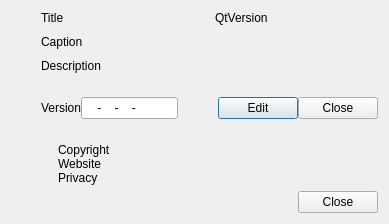
<?xml version="1.0" encoding="UTF-8"?>
<ui version="4.0">
 <class>CAbout</class>
 <widget class="QDialog" name="CAbout">
  <property name="geometry">
   <rect>
    <x>0</x>
    <y>0</y>
    <width>389</width>
    <height>224</height>
   </rect>
  </property>
  <property name="windowTitle">
   <string>About</string>
  </property>
  <layout class="QVBoxLayout" name="pLayout">
   <item>
    <layout class="QHBoxLayout" name="horizontalLayout_2">
     <property name="spacing">
      <number>10</number>
     </property>
     <item>
      <layout class="QVBoxLayout" name="verticalLayout_3">
       <item>
        <widget class="QLabel" name="pLAboutIcon">
         <property name="text">
          <string/>
         </property>
        </widget>
       </item>
       <item>
        <spacer name="verticalSpacer">
         <property name="orientation">
          <enum>Qt::Vertical</enum>
         </property>
         <property name="sizeHint" stdset="0">
          <size>
           <width>20</width>
           <height>40</height>
          </size>
         </property>
        </spacer>
       </item>
      </layout>
     </item>
     <item>
      <layout class="QVBoxLayout" name="verticalLayout_2">
       <item>
        <layout class="QHBoxLayout" name="horizontalLayout_4">
         <item>
          <widget class="QLabel" name="pLTitle">
           <property name="text">
            <string>Title</string>
           </property>
          </widget>
         </item>
         <item>
          <widget class="QLabel" name="pLQtVersion">
           <property name="text">
            <string>QtVersion</string>
           </property>
          </widget>
         </item>
        </layout>
       </item>
       <item>
        <widget class="QLabel" name="pLCaption">
         <property name="text">
          <string>Caption</string>
         </property>
        </widget>
       </item>
       <item>
        <widget class="QLabel" name="pLDescription">
         <property name="text">
          <string>Description</string>
         </property>
         <property name="alignment">
          <set>Qt::AlignJustify|Qt::AlignVCenter</set>
         </property>
         <property name="wordWrap">
          <bool>true</bool>
         </property>
        </widget>
       </item>
       <item>
        <layout class="QVBoxLayout" name="verticalLayout_5">
         <property name="spacing">
          <number>0</number>
         </property>
         <item>
          <widget class="QLabel" name="pLAppCode">
           <property name="text">
            <string/>
           </property>
          </widget>
         </item>
         <item>
          <layout class="QHBoxLayout" name="horizontalLayout_3" stretch="0,1,0,0,0">
           <item>
            <widget class="QLabel" name="pLVersion">
             <property name="text">
              <string>Version</string>
             </property>
            </widget>
           </item>
           <item>
            <widget class="QLineEdit" name="pLEActCode">
             <property name="inputMask">
              <string notr="true">HHHH-HHHH-HHHH-HHHH; </string>
             </property>
            </widget>
           </item>
           <item>
            <spacer name="horizontalSpacer">
             <property name="orientation">
              <enum>Qt::Horizontal</enum>
             </property>
             <property name="sizeHint" stdset="0">
              <size>
               <width>40</width>
               <height>20</height>
              </size>
             </property>
            </spacer>
           </item>
           <item>
            <widget class="QPushButton" name="pPBEdit">
             <property name="text">
              <string>Edit</string>
             </property>
            </widget>
           </item>
           <item>
            <widget class="QPushButton" name="pPBClose">
             <property name="text">
              <string>Close</string>
             </property>
            </widget>
           </item>
          </layout>
         </item>
        </layout>
       </item>
       <item>
        <spacer name="verticalSpacer_2">
         <property name="orientation">
          <enum>Qt::Vertical</enum>
         </property>
         <property name="sizeHint" stdset="0">
          <size>
           <width>20</width>
           <height>40</height>
          </size>
         </property>
        </spacer>
       </item>
       <item>
        <layout class="QHBoxLayout" name="horizontalLayout">
         <property name="spacing">
          <number>10</number>
         </property>
         <item>
          <widget class="QLabel" name="pLDRIcon">
           <property name="text">
            <string/>
           </property>
          </widget>
         </item>
         <item>
          <layout class="QVBoxLayout" name="verticalLayout">
           <property name="spacing">
            <number>0</number>
           </property>
           <item>
            <widget class="QLabel" name="pLCopyright">
             <property name="sizePolicy">
              <sizepolicy hsizetype="Expanding" vsizetype="Preferred">
               <horstretch>0</horstretch>
               <verstretch>0</verstretch>
              </sizepolicy>
             </property>
             <property name="text">
              <string>Copyright</string>
             </property>
             <property name="wordWrap">
              <bool>true</bool>
             </property>
            </widget>
           </item>
           <item>
            <widget class="QLabel" name="pLWebsite">
             <property name="sizePolicy">
              <sizepolicy hsizetype="Expanding" vsizetype="Preferred">
               <horstretch>0</horstretch>
               <verstretch>0</verstretch>
              </sizepolicy>
             </property>
             <property name="text">
              <string>Website</string>
             </property>
            </widget>
           </item>
           <item>
            <widget class="QLabel" name="pLPrivacy">
             <property name="sizePolicy">
              <sizepolicy hsizetype="Expanding" vsizetype="Preferred">
               <horstretch>0</horstretch>
               <verstretch>0</verstretch>
              </sizepolicy>
             </property>
             <property name="text">
              <string>Privacy</string>
             </property>
            </widget>
           </item>
          </layout>
         </item>
        </layout>
       </item>
      </layout>
     </item>
    </layout>
   </item>
   <item>
    <widget class="QDialogButtonBox" name="buttonBox">
     <property name="orientation">
      <enum>Qt::Horizontal</enum>
     </property>
     <property name="standardButtons">
      <set>QDialogButtonBox::Close</set>
     </property>
    </widget>
   </item>
  </layout>
 </widget>
 <tabstops>
  <tabstop>buttonBox</tabstop>
  <tabstop>pPBEdit</tabstop>
  <tabstop>pLEActCode</tabstop>
  <tabstop>pPBClose</tabstop>
 </tabstops>
 <resources/>
 <connections>
  <connection>
   <sender>buttonBox</sender>
   <signal>accepted()</signal>
   <receiver>CAbout</receiver>
   <slot>accept()</slot>
   <hints>
    <hint type="sourcelabel">
     <x>248</x>
     <y>254</y>
    </hint>
    <hint type="destinationlabel">
     <x>157</x>
     <y>274</y>
    </hint>
   </hints>
  </connection>
  <connection>
   <sender>buttonBox</sender>
   <signal>rejected()</signal>
   <receiver>CAbout</receiver>
   <slot>reject()</slot>
   <hints>
    <hint type="sourcelabel">
     <x>316</x>
     <y>260</y>
    </hint>
    <hint type="destinationlabel">
     <x>286</x>
     <y>274</y>
    </hint>
   </hints>
  </connection>
 </connections>
</ui>
